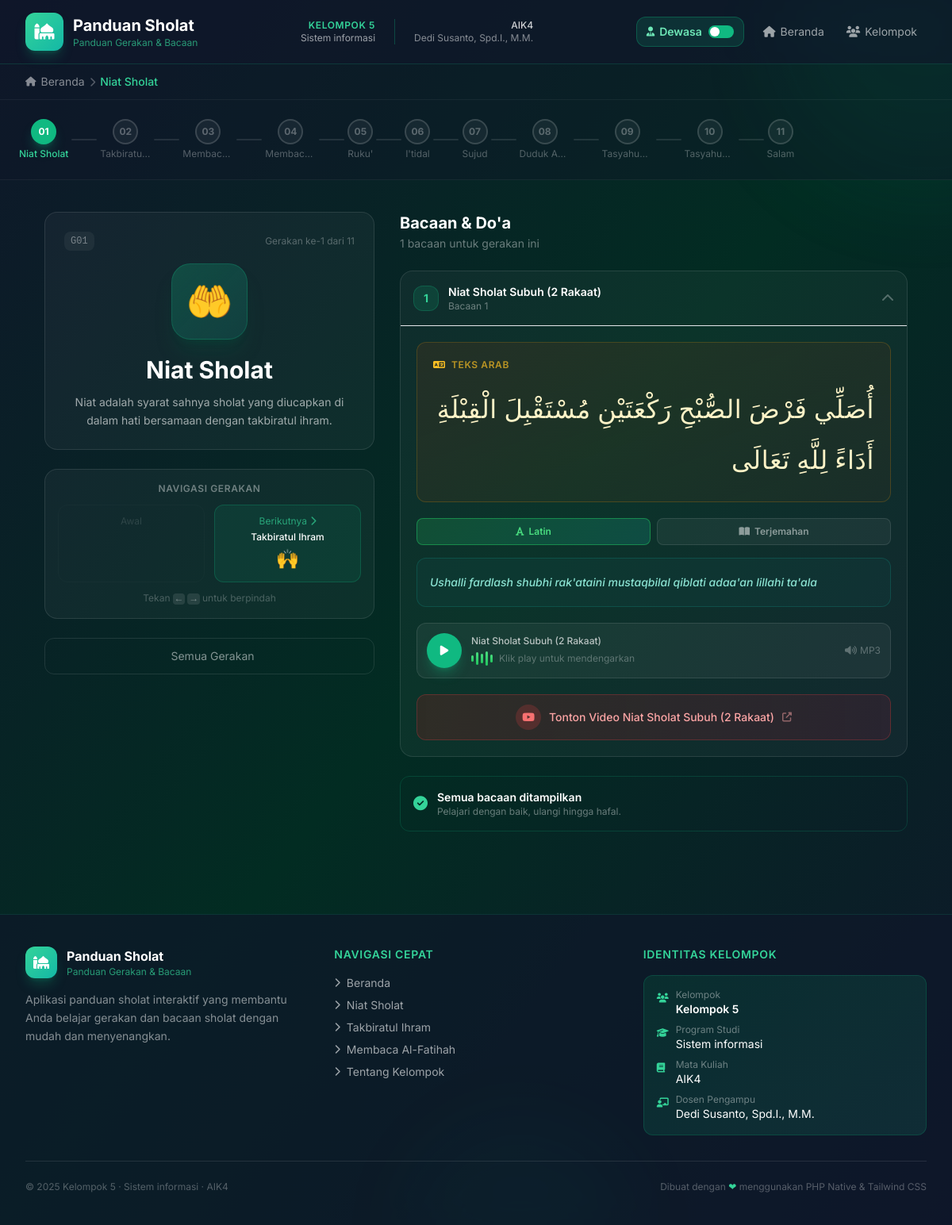
The app's page /detail.php with its own data.
### tables this page shows
CREATE TABLE `gerakan_sholat` (
    `id`                INT AUTO_INCREMENT PRIMARY KEY,
    `kode`              VARCHAR(10) NOT NULL UNIQUE COMMENT 'Kode unik gerakan, e.g. G01',
    `nama`              VARCHAR(100) NOT NULL COMMENT 'Nama gerakan sholat',
    `icon`              VARCHAR(50) NOT NULL DEFAULT '🕌' COMMENT 'Emoji icon',
    `warna`             VARCHAR(20) NOT NULL DEFAULT 'emerald' COMMENT 'Nama warna tema (Tailwind)',
    `gambar`            VARCHAR(255) DEFAULT NULL COMMENT 'Path gambar/SVG gerakan',
    `deskripsi_dewasa`  TEXT NOT NULL COMMENT 'Deskripsi untuk mode dewasa',
    `deskripsi_anak`    TEXT NOT NULL COMMENT 'Deskripsi untuk mode anak-anak',
    `urutan`            INT NOT NULL DEFAULT 0 COMMENT 'Urutan tampil (sorting)',
    `created_at`        TIMESTAMP DEFAULT CURRENT_TIMESTAMP,
    `updated_at`        TIMESTAMP DEFAULT CURRENT_TIMESTAMP ON UPDATE CURRENT_TIMESTAMP,
    INDEX `idx_urutan` (`urutan`)
);

CREATE TABLE `bacaan_sholat` (
    `id`                INT AUTO_INCREMENT PRIMARY KEY,
    `gerakan_id`        INT NOT NULL COMMENT 'FK ke gerakan_sholat',
    `judul`             VARCHAR(150) NOT NULL COMMENT 'Judul bacaan',
    `arab`              TEXT NOT NULL COMMENT 'Teks Arab',
    `latin`             TEXT NOT NULL COMMENT 'Transliterasi Latin',
    `terjemah_dewasa`   TEXT NOT NULL COMMENT 'Terjemahan mode dewasa',
    `terjemah_anak`     TEXT NOT NULL COMMENT 'Terjemahan mode anak-anak',
    `audio_file`        VARCHAR(255) DEFAULT NULL COMMENT 'Path file audio MP3',
    `video_url`         VARCHAR(500) DEFAULT NULL COMMENT 'URL YouTube embed',
    `urutan`            INT NOT NULL DEFAULT 0 COMMENT 'Urutan tampil dalam gerakan',
    `created_at`        TIMESTAMP DEFAULT CURRENT_TIMESTAMP,
    `updated_at`        TIMESTAMP DEFAULT CURRENT_TIMESTAMP ON UPDATE CURRENT_TIMESTAMP,
    INDEX `idx_gerakan_urutan` (`gerakan_id`, `urutan`),
    CONSTRAINT `fk_bacaan_gerakan`
        FOREIGN KEY (`gerakan_id`) REFERENCES `gerakan_sholat`(`id`)
        ON DELETE CASCADE ON UPDATE CASCADE
);

### detail.php (the view, shortened to what the rows shown need)
<?php
require_once 'config/data.php';
$id      = isset($_GET['id']) ? (int)$_GET['id'] : 1;
$gerakan = null;
$idx     = 0;
foreach ($gerakanSholat as $i => $g) {
    if ($g['id'] === $id) {
        $gerakan = $g;
        $idx     = $i;
        break;
    }
}
$nextGerakan = $idx < count($gerakanSholat) - 1 ? $gerakanSholat[$idx + 1] : null;
include 'includes/header.php';
include 'includes/nav.php';
?>
<div class="relative z-10 overflow-x-auto py-6 bg-slate-900/40 border-b border-white/5">
    <div class="flex items-center min-w-max mx-auto px-6 gap-0">
        <?php foreach ($gerakanSholat as $i => $g): ?>
        <div class="flex items-center">
            <a href="detail.php?id=<?= $g['id'] ?>"
               title="<?= htmlspecialchars($g['nama']) ?>"
               class="progress-step flex flex-col items-center gap-1 group">
                <div class="w-8 h-8 rounded-full border-2 flex items-center justify-center text-xs font-bold transition-all duration-300
                    <?php if ($g['id'] == $id): ?>
                        border-emerald-500 bg-emerald-500 text-white shadow-lg shadow-emerald-500/30
                    <?php elseif ($i < $idx): ?>
                        border-emerald-600/60 bg-emerald-600/20 text-emerald-400
                    <?php else: ?>
                        border-white/15 bg-white/5 text-white/30 group-hover:border-emerald-500/50 group-hover:text-white/60
                    <?php endif; ?>">
                    <?php if ($i < $idx): ?>
                        <i class="fas fa-check text-xs"></i>
                    <?php else: ?>
                        <?= str_pad($i + 1, 2, '0', STR_PAD_LEFT) ?>
                    <?php endif; ?>
                </div>
                <span class="text-xs whitespace-nowrap max-w-16 truncate text-center
                    <?= $g['id'] == $id ? 'text-emerald-400 font-medium' : 'text-white/30' ?>">
                    <?= htmlspecialchars($g['nama']) ?>
                </span>
            </a>
            <?php if ($i < count($gerakanSholat) - 1): ?>
            <div class="w-8 h-0.5 mx-1 rounded-full transition-colors
                <?= $i < $idx ? 'bg-emerald-500/50' : 'bg-white/10' ?>"></div>
            <?php endif; ?>
        </div>
        <?php endforeach; ?>
    </div>
</div>
<div class="max-w-6xl mx-auto px-4 sm:px-6 lg:px-8 py-10">
    <div class="grid grid-cols-1 lg:grid-cols-5 gap-8">
        <div class="lg:col-span-2 space-y-6">
            <div class="glass-card rounded-2xl p-6 border border-white/10 animate__animated animate__fadeInLeft">
                <div class="flex items-center justify-between mb-4">
                    <span class="text-xs font-mono text-white/40 bg-white/5 px-2 py-1 rounded-lg"><?= $gerakan['kode'] ?></span>
                    <span class="text-xs text-white/30">Gerakan ke-<?= $idx + 1 ?> dari <?= count($gerakanSholat) ?></span>
                </div>
                <div class="flex justify-center mb-5">
                    <div class="w-24 h-24 rounded-3xl bg-gradient-to-br from-emerald-500/25 to-teal-500/15
                                border border-emerald-500/25 flex items-center justify-center text-5xl
                                animate-float shadow-xl shadow-emerald-900/30">
                        <?= $gerakan['icon'] ?>
                    </div>
                </div>
                <h2 class="text-2xl md:text-3xl font-bold text-white text-center mb-2">
                    <?= htmlspecialchars($gerakan['nama']) ?>
                </h2>
                <div x-show="!isAnakMode" class="text-white/60 text-sm leading-relaxed text-center mt-3">
                    <?= htmlspecialchars($gerakan['deskripsi']['dewasa']) ?>
                </div>
            </div>
            <div class="glass-card rounded-2xl p-4 border border-white/10">
                <div class="flex gap-3">
                    <?php if ($nextGerakan): ?>
                    <a href="detail.php?id=<?= $nextGerakan['id'] ?>"
                       id="nav-next"
                       class="flex-1 flex flex-col items-center p-3 rounded-xl bg-emerald-500/10 hover:bg-emerald-500/20 border border-emerald-500/25 hover:border-emerald-500/50 transition-all group">
                        <div class="flex items-center gap-1 text-emerald-400/70 group-hover:text-emerald-400 text-sm mb-1">
                            <span class="text-xs">Berikutnya</span>
                            <i class="fas fa-chevron-right text-xs"></i>
                        </div>
                        <span class="text-white font-medium text-xs text-center"><?= htmlspecialchars($nextGerakan['nama']) ?></span>
                        <span class="text-2xl mt-1"><?= $nextGerakan['icon'] ?></span>
                    </a>
                    <?php endif; ?>
                </div>
            </div>
        </div>
        <div class="lg:col-span-3 space-y-6 animate__animated animate__fadeInRight">
            <?php foreach ($gerakan['bacaan'] as $bIdx => $bacaan): ?>
            <div class="glass-card rounded-2xl border border-white/10 overflow-hidden"
                 x-data="{ showVideo: false, isExpanded: true }"
                 style="animation-delay: <?= $bIdx * 0.1 ?>s">
                <div class="flex items-center justify-between p-4 border-b border-white/8 cursor-pointer"
                     @click="isExpanded = !isExpanded">
                    <div class="flex items-center gap-3">
                        <div class="w-8 h-8 rounded-xl bg-emerald-500/15 border border-emerald-500/25 flex items-center justify-center text-emerald-400 text-sm font-bold">
                            <?= $bIdx + 1 ?>
                        </div>
                        <div>
                            <h4 class="text-white font-semibold text-sm"><?= htmlspecialchars($bacaan['judul']) ?></h4>
                            <p class="text-white/40 text-xs">Bacaan <?= $bIdx + 1 ?></p>
                        </div>
                    </div>
                    <i class="fas fa-chevron-down text-white/30 transition-transform duration-200"
                       :class="isExpanded ? 'rotate-180' : ''"></i>
                </div>
                <div x-show="isExpanded" x-collapse class="p-5 space-y-5">
                    <div class="p-5 rounded-xl bg-gradient-to-br from-amber-900/20 to-yellow-900/10 border border-amber-500/20">
                        <div class="flex items-center gap-2 mb-4">
                            <i class="fas fa-language text-amber-400 text-xs"></i>
                            <span class="text-amber-400/70 text-xs uppercase tracking-wider font-semibold">Teks Arab</span>
                        </div>
                        <p class="arabic-text"><?= nl2br($bacaan['arab']) ?></p>
                    </div>
                    <div x-data="{ tab: 'latin' }">
                        <div class="flex gap-2 mb-4">
                            <button @click="tab='latin'"
                                    :class="tab === 'latin' ? 'bacaan-tab-btn active bg-emerald-500/15 border-emerald-500/40 text-emerald-400' : 'bacaan-tab-btn bg-white/5 border-white/10 text-white/50 hover:text-white hover:bg-white/10'"
                                    class="flex-1 py-2 text-xs font-semibold rounded-lg border transition-all">
                                <i class="fas fa-font mr-1.5"></i>Latin
                            </button>
                            <button @click="tab='terjemah'"
                                    :class="tab === 'terjemah' ? 'bacaan-tab-btn active bg-emerald-500/15 border-emerald-500/40 text-emerald-400' : 'bacaan-tab-btn bg-white/5 border-white/10 text-white/50 hover:text-white hover:bg-white/10'"
                                    class="flex-1 py-2 text-xs font-semibold rounded-lg border transition-all">
                                <i class="fas fa-book-open mr-1.5"></i>Terjemahan
                            </button>
                        </div>
                        <div x-show="tab === 'latin'" x-transition>
                            <div class="p-4 rounded-xl bg-teal-900/20 border border-teal-500/20">
                                <p class="text-teal-200/90 text-sm leading-loose italic font-medium">
                                    <?= htmlspecialchars($bacaan['latin']) ?>
                                </p>
                            </div>
                        </div>
                    </div>
                    <?php
                        $audioJs = htmlspecialchars(json_encode(BASE_URL . $bacaan['audio'], JSON_UNESCAPED_UNICODE), ENT_QUOTES, 'UTF-8');
                        $judulJs = htmlspecialchars(json_encode($bacaan['judul'], JSON_UNESCAPED_UNICODE), ENT_QUOTES, 'UTF-8');
                    ?>
                    <div class="flex items-center gap-3 p-3 rounded-xl bg-white/5 border border-white/10">
                        <button onclick="playAudio(<?= $audioJs ?>, <?= $judulJs ?>)"
                                id="audio-btn-<?= $bIdx ?>"
                                class="w-11 h-11 rounded-full bg-emerald-500 hover:bg-emerald-400 text-white flex items-center justify-center shadow-lg shadow-emerald-500/30 transition-all hover:scale-105 flex-shrink-0">
                            <i class="fas fa-play text-sm"></i>
                        </button>
                        <div class="flex-1 min-w-0">
                            <p class="text-white/70 text-xs font-medium"><?= htmlspecialchars($bacaan['judul']) ?></p>
                            <div class="flex items-center gap-2 mt-1">
                                <div class="audio-wave paused" id="wave-<?= $bIdx ?>">
                                    <span></span><span></span><span></span><span></span><span></span>
                                </div>
                                <span class="text-white/30 text-xs">Klik play untuk mendengarkan</span>
                            </div>
                        </div>
                        <div class="flex items-center gap-1 text-white/30">
                            <i class="fas fa-volume-up text-xs"></i>
                            <span class="text-xs">MP3</span>
                        </div>
                    </div>
                    <?php if (!empty($bacaan['video'])): ?>
                    <?php
                        $videoJs = htmlspecialchars(json_encode($bacaan['video'], JSON_UNESCAPED_UNICODE), ENT_QUOTES, 'UTF-8');
                    ?>
                    <button @click="openVideo(<?= $videoJs ?>, <?= $judulJs ?>)"
                            class="w-full flex items-center justify-center gap-2.5 py-3 rounded-xl
                                   bg-gradient-to-r from-red-900/30 to-rose-900/20 border border-red-500/25
                                   hover:from-red-900/50 hover:border-red-500/50 transition-all group text-sm font-medium text-red-300 hover:text-red-200">
                        <div class="w-8 h-8 rounded-full bg-red-500/20 flex items-center justify-center group-hover:bg-red-500/30 transition-colors">
                            <i class="fab fa-youtube text-red-400"></i>
                        </div>
                        <span>Tonton Video <?= htmlspecialchars($bacaan['judul']) ?></span>
                        <i class="fas fa-external-link-alt text-xs opacity-50"></i>
                    </button>
                    <?php endif; ?>
                </div>
            </div>
            <?php endforeach; ?>
        </div>
    </div>
</div>
<?php include 'includes/footer.php'; ?>

### includes/footer.php (shortened to what the rows shown need)
    </main>
    <footer class="relative z-10 mt-16 border-t border-emerald-500/15 bg-slate-900/70 backdrop-blur-xl">
        <div class="max-w-7xl mx-auto px-4 sm:px-6 lg:px-8 py-10">
            <div class="grid grid-cols-1 md:grid-cols-3 gap-8">
                <div>
                    <ul class="space-y-2">
                        <?php
                        if (isset($gerakanSholat)):
                            $firstThree = array_slice($gerakanSholat, 0, 3);
                            foreach ($firstThree as $g):
                        ?>
                        <li>
                            <a href="<?= BASE_URL ?>detail.php?id=<?= $g['id'] ?>"
                               class="text-white/60 hover:text-emerald-400 text-sm transition-colors flex items-center gap-2">
                                <i class="fas fa-chevron-right text-xs"></i> <?= htmlspecialchars($g['nama']) ?>
                            </a>
                        </li>
                        <?php endforeach; endif; ?>
                    </ul>
                </div>
            </div>
        </div>
    </footer>
</body>
</html>

### records on screen
gerakan_sholat: i "01", nama "Niat Sholat", kode "G01", icon "🤲", deskripsi_dewasa "Niat adalah syarat sahnya sholat yang diucapkan di dalam hati bersamaan dengan takbiratul ihram."
gerakan_sholat: i "02", nama "Takbiratu…", nama "Takbiratul Ihram", icon "🙌"
gerakan_sholat: i "03", nama "Membac…", nama "Membaca Al-Fatihah"
gerakan_sholat: i "04", nama "Membac…"
gerakan_sholat: i "05", nama "Ruku'"
gerakan_sholat: i "06", nama "I'tidal"
gerakan_sholat: i "07", nama "Sujud"
gerakan_sholat: i "08", nama "Duduk A…"
gerakan_sholat: i "09", nama "Tasyahu…"
gerakan_sholat: i "10", nama "Tasyahu…"
gerakan_sholat: i "11", nama "Salam"
bacaan_sholat: judul "Niat Sholat Subuh (2 Rakaat)", arab "أُصَلِّي فَرْضَ الصُّبْحِ رَكْعَتَيْنِ مُسْتَقْبِلَ الْقِبْلَةِ أَدَاءً لِلَّهِ تَعَالَى", latin "Ushalli fardlash shubhi rak'ataini mustaqbilal qiblati adaa'an lillahi ta'ala"

### other values on screen
APP_NAME "Panduan Sholat"
KELOMPOK_NAMA "KELOMPOK 5"
PRODI "Sistem informasi"
MATA_KULIAH "AIK4"
DOSEN "Dedi Susanto, Spd.I., M.M."
$crumb['label'] "Niat Sholat"
$idx + 1 "1"
count($gerakanSholat) "11"
count($gerakan['bacaan']) "1"
KELOMPOK_NAMA "Kelompok 5"
